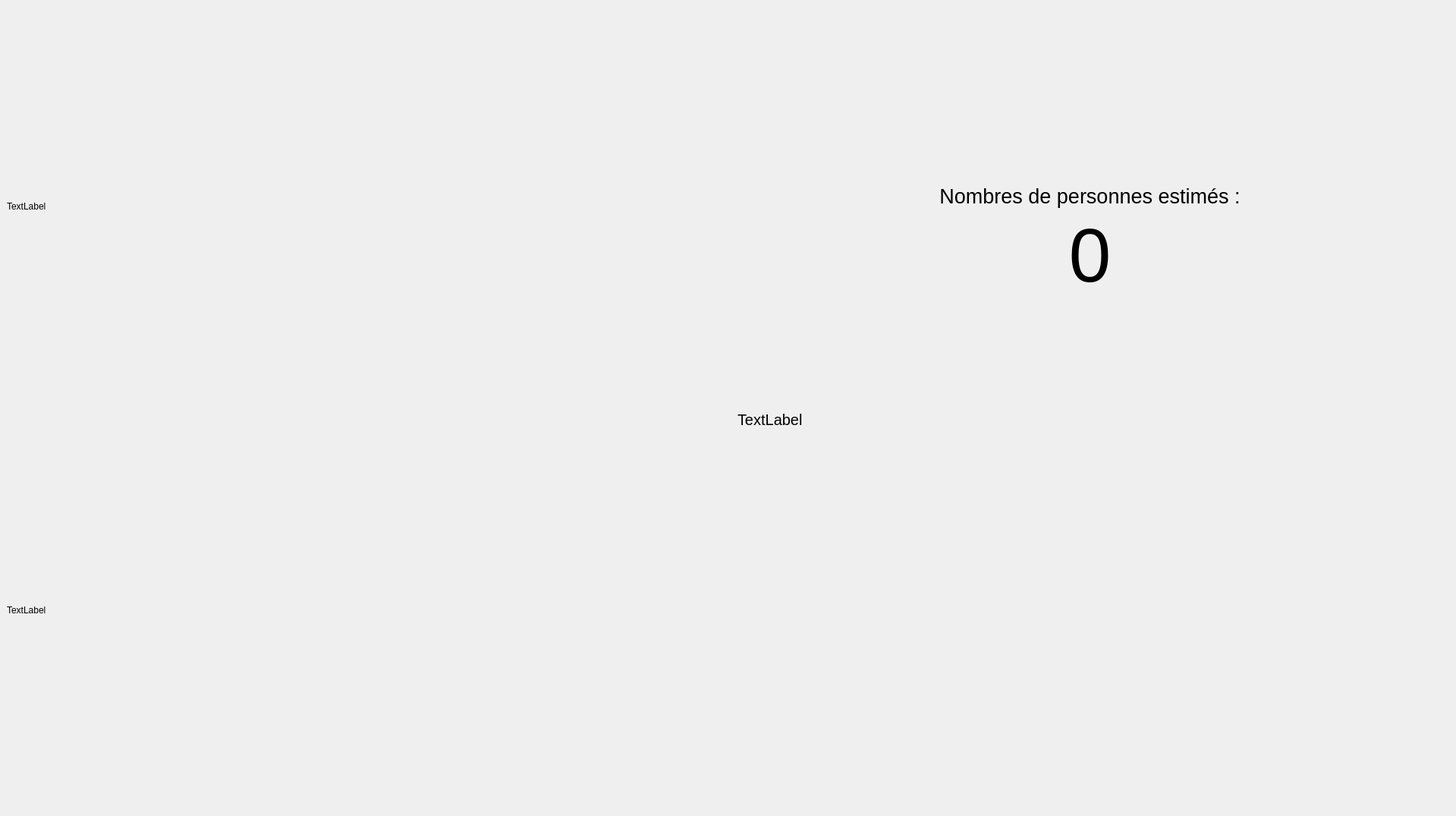
<?xml version="1.0" encoding="UTF-8"?>
<ui version="4.0">
 <class>PersonTracker</class>
 <widget class="QMainWindow" name="PersonTracker">
  <property name="geometry">
   <rect>
    <x>0</x>
    <y>0</y>
    <width>1919</width>
    <height>1075</height>
   </rect>
  </property>
  <property name="sizePolicy">
   <sizepolicy hsizetype="Expanding" vsizetype="Preferred">
    <horstretch>0</horstretch>
    <verstretch>0</verstretch>
   </sizepolicy>
  </property>
  <property name="windowTitle">
   <string>PersonTracker</string>
  </property>
  <property name="toolButtonStyle">
   <enum>Qt::ToolButtonStyle::ToolButtonFollowStyle</enum>
  </property>
  <widget class="QWidget" name="centralwidget">
   <property name="sizePolicy">
    <sizepolicy hsizetype="Expanding" vsizetype="Expanding">
     <horstretch>0</horstretch>
     <verstretch>0</verstretch>
    </sizepolicy>
   </property>
   <layout class="QHBoxLayout" name="horizontalLayout">
    <item>
     <layout class="QVBoxLayout" name="cameras_layout">
      <item>
       <widget class="QLabel" name="camera_3">
        <property name="sizePolicy">
         <sizepolicy hsizetype="Expanding" vsizetype="Expanding">
          <horstretch>0</horstretch>
          <verstretch>0</verstretch>
         </sizepolicy>
        </property>
        <property name="text">
         <string>TextLabel</string>
        </property>
        <property name="scaledContents">
         <bool>true</bool>
        </property>
       </widget>
      </item>
      <item>
       <widget class="QLabel" name="camera_4">
        <property name="sizePolicy">
         <sizepolicy hsizetype="Expanding" vsizetype="Expanding">
          <horstretch>0</horstretch>
          <verstretch>0</verstretch>
         </sizepolicy>
        </property>
        <property name="text">
         <string>TextLabel</string>
        </property>
        <property name="scaledContents">
         <bool>true</bool>
        </property>
       </widget>
      </item>
     </layout>
    </item>
    <item>
     <widget class="QWidget" name="verticalWidget" native="true">
      <layout class="QVBoxLayout" name="verticalLayout">
       <item>
        <layout class="QVBoxLayout" name="verticalLayout_2">
         <item>
          <widget class="QLabel" name="label">
           <property name="sizePolicy">
            <sizepolicy hsizetype="Expanding" vsizetype="Expanding">
             <horstretch>0</horstretch>
             <verstretch>0</verstretch>
            </sizepolicy>
           </property>
           <property name="font">
            <font>
             <pointsize>20</pointsize>
            </font>
           </property>
           <property name="text">
            <string>Nombres de personnes estimés :</string>
           </property>
           <property name="alignment">
            <set>Qt::AlignmentFlag::AlignBottom|Qt::AlignmentFlag::AlignHCenter</set>
           </property>
          </widget>
         </item>
         <item>
          <widget class="QLabel" name="nombres_personnes_label">
           <property name="sizePolicy">
            <sizepolicy hsizetype="Expanding" vsizetype="Expanding">
             <horstretch>0</horstretch>
             <verstretch>0</verstretch>
            </sizepolicy>
           </property>
           <property name="font">
            <font>
             <pointsize>75</pointsize>
             <bold>false</bold>
             <kerning>true</kerning>
            </font>
           </property>
           <property name="text">
            <string>0</string>
           </property>
           <property name="alignment">
            <set>Qt::AlignmentFlag::AlignHCenter|Qt::AlignmentFlag::AlignTop</set>
           </property>
          </widget>
         </item>
        </layout>
       </item>
       <item>
        <widget class="QLabel" name="logs_personnes">
         <property name="sizePolicy">
          <sizepolicy hsizetype="Expanding" vsizetype="Expanding">
           <horstretch>0</horstretch>
           <verstretch>0</verstretch>
          </sizepolicy>
         </property>
         <property name="font">
          <font>
           <pointsize>15</pointsize>
          </font>
         </property>
         <property name="text">
          <string>TextLabel</string>
         </property>
         <property name="alignment">
          <set>Qt::AlignmentFlag::AlignLeading|Qt::AlignmentFlag::AlignLeft|Qt::AlignmentFlag::AlignTop</set>
         </property>
         <property name="wordWrap">
          <bool>false</bool>
         </property>
        </widget>
       </item>
      </layout>
     </widget>
    </item>
   </layout>
  </widget>
 </widget>
 <resources/>
 <connections/>
</ui>
